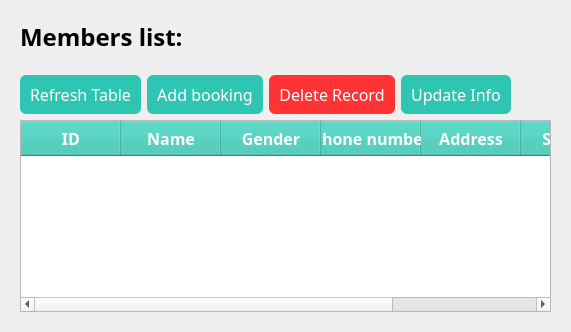
           <widget class="QWidget" name="membersPage">
            <layout class="QVBoxLayout" name="verticalLayout_6">
             <property name="leftMargin">
              <number>20</number>
             </property>
             <property name="topMargin">
              <number>20</number>
             </property>
             <property name="rightMargin">
              <number>20</number>
             </property>
             <property name="bottomMargin">
              <number>20</number>
             </property>
             <item>
              <layout class="QVBoxLayout" name="memverticalLayout_7">
               <item>
                <widget class="QLabel" name="memlabel_3">
                 <property name="maximumSize">
                  <size>
                   <width>16777215</width>
                   <height>16777213</height>
                  </size>
                 </property>
                 <property name="font">
                  <font>
                   <family>Poppins</family>
                   <pointsize>18</pointsize>
                   <bold>true</bold>
                  </font>
                 </property>
                 <property name="styleSheet">
                  <string notr="true">color:
                                      #000; </string>
                 </property>
                 <property name="text">
                  <string>Members list:</string>
                 </property>
                </widget>
               </item>
               <item>
                <layout class="QHBoxLayout" name="memhorizontalLayout_4">
                 <property name="topMargin">
                  <number>15</number>
                 </property>
                 <item>
                  <widget class="QPushButton" name="refreshtableBtn">
                   <property name="font">
                    <font>
                     <family>Poppins</family>
                     <pointsize>12</pointsize>
                    </font>
                   </property>
                   <property name="cursor">
                    <cursorShape>PointingHandCursor</cursorShape>
                   </property>
                   <property name="styleSheet">
                    <string notr="true">background: #2FC5B3;
                                          color:#fff;
                                          padding: 8px 10px;
                                          border-radius:6px;</string>
                   </property>
                   <property name="text">
                    <string>Refresh Table</string>
                   </property>
                  </widget>
                 </item>
                 <item>
                  <widget class="QPushButton" name="pushButton_2">
                   <property name="font">
                    <font>
                     <family>Poppins</family>
                     <pointsize>12</pointsize>
                    </font>
                   </property>
                   <property name="cursor">
                    <cursorShape>PointingHandCursor</cursorShape>
                   </property>
                   <property name="styleSheet">
                    <string notr="true">background: #2FC5B3;
                                          color:#fff;
                                          padding: 8px 10px;
                                          border-radius:6px;</string>
                   </property>
                   <property name="text">
                    <string>Add booking</string>
                   </property>
                  </widget>
                 </item>
                 <item>
                  <widget class="QPushButton" name="pushButton">
                   <property name="font">
                    <font>
                     <family>Poppins</family>
                     <pointsize>12</pointsize>
                    </font>
                   </property>
                   <property name="cursor">
                    <cursorShape>PointingHandCursor</cursorShape>
                   </property>
                   <property name="styleSheet">
                    <string notr="true">background: #ff3333;
                                          color:#fff;
                                          padding: 8px 10px;
                                          border-radius:6px;</string>
                   </property>
                   <property name="text">
                    <string>Delete Record</string>
                   </property>
                  </widget>
                 </item>
                 <item>
                  <widget class="QPushButton" name="pushButton_updateInfo">
                   <property name="font">
                    <font>
                     <family>Poppins</family>
                     <pointsize>12</pointsize>
                    </font>
                   </property>
                   <property name="cursor">
                    <cursorShape>PointingHandCursor</cursorShape>
                   </property>
                   <property name="styleSheet">
                    <string notr="true">background: #2FC5B3;
                                          color:#fff;
                                          padding: 8px 10px;
                                          border-radius:6px;</string>
                   </property>
                   <property name="text">
                    <string>Update Info</string>
                   </property>
                  </widget>
                 </item>
                 <item>
                  <spacer name="memhorizontalSpacer_2">
                   <property name="orientation">
                    <enum>Qt::Horizontal</enum>
                   </property>
                   <property name="sizeHint" stdset="0">
                    <size>
                     <width>40</width>
                     <height>20</height>
                    </size>
                   </property>
                  </spacer>
                 </item>
                </layout>
               </item>
              </layout>
             </item>
             <item>
              <widget class="QTableWidget" name="tableWidget">
               <property name="enabled">
                <bool>true</bool>
               </property>
               <property name="font">
                <font>
                 <family>Poppins</family>
                 <pointsize>12</pointsize>
                </font>
               </property>
               <property name="styleSheet">
                <string notr="true">QHeaderView::section {
                                  background: rgb(47, 197, 179);
                                  color:#fff;
                                  padding: 4px 0;
                                  }</string>
               </property>
               <property name="editTriggers">
                <set>QAbstractItemView::NoEditTriggers</set>
               </property>
               <property name="alternatingRowColors">
                <bool>true</bool>
               </property>
               <property name="selectionMode">
                <enum>QAbstractItemView::ExtendedSelection</enum>
               </property>
               <property name="selectionBehavior">
                <enum>QAbstractItemView::SelectRows</enum>
               </property>
               <property name="showGrid">
                <bool>true</bool>
               </property>
               <property name="cornerButtonEnabled">
                <bool>true</bool>
               </property>
               <attribute name="horizontalHeaderVisible">
                <bool>true</bool>
               </attribute>
               <attribute name="horizontalHeaderCascadingSectionResizes">
                <bool>false</bool>
               </attribute>
               <attribute name="horizontalHeaderMinimumSectionSize">
                <number>60</number>
               </attribute>
               <attribute name="horizontalHeaderStretchLastSection">
                <bool>true</bool>
               </attribute>
               <attribute name="verticalHeaderVisible">
                <bool>true</bool>
               </attribute>
               <attribute name="verticalHeaderStretchLastSection">
                <bool>false</bool>
               </attribute>
               <column>
                <property name="text">
                 <string>ID</string>
                </property>
                <property name="font">
                 <font>
                  <family>Poppins</family>
                  <pointsize>12</pointsize>
                  <bold>true</bold>
                 </font>
                </property>
               </column>
               <column>
                <property name="text">
                 <string>Name</string>
                </property>
                <property name="font">
                 <font>
                  <family>Poppins</family>
                  <pointsize>12</pointsize>
                  <bold>true</bold>
                 </font>
                </property>
               </column>
               <column>
                <property name="text">
                 <string>Gender</string>
                </property>
                <property name="font">
                 <font>
                  <family>Poppins</family>
                  <pointsize>12</pointsize>
                  <bold>true</bold>
                 </font>
                </property>
               </column>
               <column>
                <property name="text">
                 <string>Phone number</string>
                </property>
                <property name="font">
                 <font>
                  <family>Poppins</family>
                  <pointsize>12</pointsize>
                  <bold>true</bold>
                 </font>
                </property>
               </column>
               <column>
                <property name="text">
                 <string>Address</string>
                </property>
                <property name="font">
                 <font>
                  <family>Poppins</family>
                  <pointsize>12</pointsize>
                  <bold>true</bold>
                 </font>
                </property>
               </column>
               <column>
                <property name="text">
                 <string>Service</string>
                </property>
                <property name="font">
                 <font>
                  <family>Poppins</family>
                  <pointsize>12</pointsize>
                  <bold>true</bold>
                 </font>
                </property>
               </column>
               <column>
                <property name="text">
                 <string>Date</string>
                </property>
                <property name="font">
                 <font>
                  <family>Poppins</family>
                  <pointsize>12</pointsize>
                  <bold>true</bold>
                 </font>
                </property>
               </column>
              </widget>
             </item>
            </layout>
           </widget>
